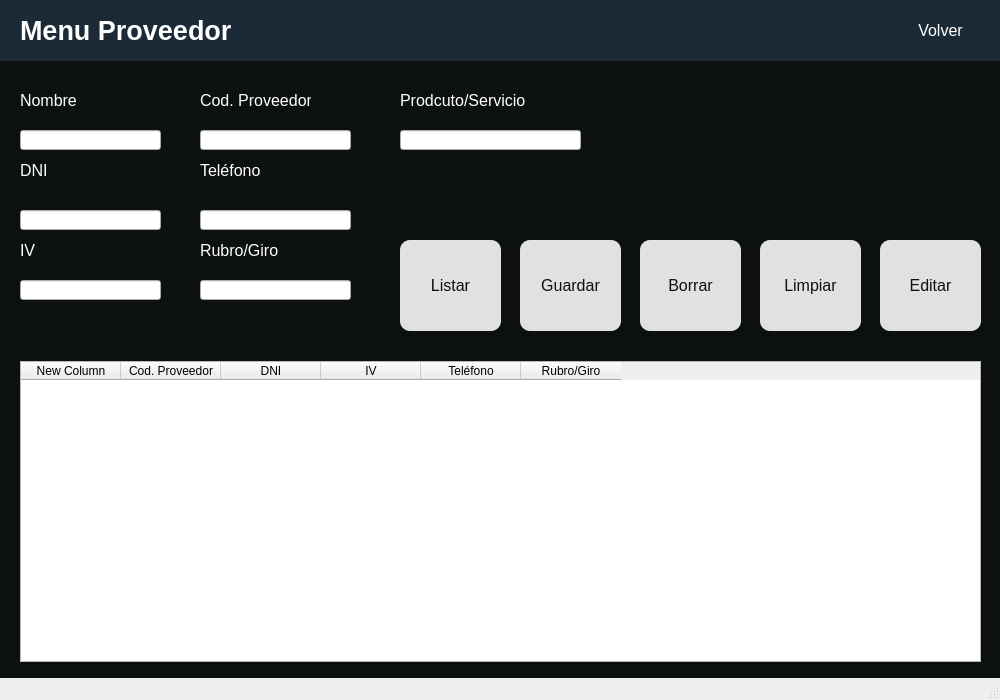
<?xml version="1.0" encoding="UTF-8"?>
<ui version="4.0">
 <class>MainWindow</class>
 <widget class="QMainWindow" name="MainWindow">
  <property name="geometry">
   <rect>
    <x>0</x>
    <y>0</y>
    <width>1000</width>
    <height>700</height>
   </rect>
  </property>
  <property name="minimumSize">
   <size>
    <width>1000</width>
    <height>700</height>
   </size>
  </property>
  <property name="maximumSize">
   <size>
    <width>1000</width>
    <height>700</height>
   </size>
  </property>
  <property name="windowTitle">
   <string>MainWindow</string>
  </property>
  <property name="styleSheet">
   <string notr="true">QWidget#centralwidget{background-color: rgb(13, 16, 17);}</string>
  </property>
  <widget class="QWidget" name="centralwidget">
   <widget class="QLabel" name="label">
    <property name="geometry">
     <rect>
      <x>-10</x>
      <y>-10</y>
      <width>1011</width>
      <height>71</height>
     </rect>
    </property>
    <property name="styleSheet">
     <string notr="true">background-color: rgb(27, 42, 54);</string>
    </property>
    <property name="text">
     <string/>
    </property>
   </widget>
   <widget class="QLabel" name="label_2">
    <property name="geometry">
     <rect>
      <x>20</x>
      <y>10</y>
      <width>241</width>
      <height>41</height>
     </rect>
    </property>
    <property name="font">
     <font>
      <pointsize>20</pointsize>
      <weight>75</weight>
      <bold>true</bold>
     </font>
    </property>
    <property name="styleSheet">
     <string notr="true">color: rgb(255, 255, 255);</string>
    </property>
    <property name="text">
     <string>Menu Proveedor</string>
    </property>
   </widget>
   <widget class="QPushButton" name="pushButton">
    <property name="geometry">
     <rect>
      <x>900</x>
      <y>10</y>
      <width>81</width>
      <height>41</height>
     </rect>
    </property>
    <property name="font">
     <font>
      <pointsize>12</pointsize>
     </font>
    </property>
    <property name="styleSheet">
     <string notr="true">background-color: rgb(27, 42, 54);
color: rgb(255, 255, 255);
border-radius:10px;</string>
    </property>
    <property name="text">
     <string>Volver</string>
    </property>
    <property name="icon">
     <iconset>
      <normaloff>chevrons-left.svg</normaloff>chevrons-left.svg</iconset>
    </property>
    <property name="iconSize">
     <size>
      <width>20</width>
      <height>20</height>
     </size>
    </property>
   </widget>
   <widget class="QLabel" name="label_3">
    <property name="geometry">
     <rect>
      <x>200</x>
      <y>90</y>
      <width>111</width>
      <height>21</height>
     </rect>
    </property>
    <property name="font">
     <font>
      <pointsize>12</pointsize>
     </font>
    </property>
    <property name="styleSheet">
     <string notr="true">color: rgb(255, 255, 255);</string>
    </property>
    <property name="text">
     <string>Cod. Proveedor</string>
    </property>
   </widget>
   <widget class="QLabel" name="label_4">
    <property name="geometry">
     <rect>
      <x>20</x>
      <y>160</y>
      <width>41</width>
      <height>21</height>
     </rect>
    </property>
    <property name="font">
     <font>
      <pointsize>12</pointsize>
     </font>
    </property>
    <property name="styleSheet">
     <string notr="true">color: rgb(255, 255, 255);</string>
    </property>
    <property name="text">
     <string>DNI</string>
    </property>
   </widget>
   <widget class="QLabel" name="label_5">
    <property name="geometry">
     <rect>
      <x>20</x>
      <y>240</y>
      <width>41</width>
      <height>21</height>
     </rect>
    </property>
    <property name="font">
     <font>
      <pointsize>12</pointsize>
     </font>
    </property>
    <property name="styleSheet">
     <string notr="true">color: rgb(255, 255, 255);</string>
    </property>
    <property name="text">
     <string>IV</string>
    </property>
   </widget>
   <widget class="QLabel" name="label_6">
    <property name="geometry">
     <rect>
      <x>20</x>
      <y>90</y>
      <width>71</width>
      <height>21</height>
     </rect>
    </property>
    <property name="font">
     <font>
      <pointsize>12</pointsize>
     </font>
    </property>
    <property name="styleSheet">
     <string notr="true">color: rgb(255, 255, 255);</string>
    </property>
    <property name="text">
     <string>Nombre</string>
    </property>
   </widget>
   <widget class="QLabel" name="label_7">
    <property name="geometry">
     <rect>
      <x>200</x>
      <y>160</y>
      <width>71</width>
      <height>21</height>
     </rect>
    </property>
    <property name="font">
     <font>
      <pointsize>12</pointsize>
     </font>
    </property>
    <property name="styleSheet">
     <string notr="true">color: rgb(255, 255, 255);</string>
    </property>
    <property name="text">
     <string>Teléfono</string>
    </property>
   </widget>
   <widget class="QLabel" name="label_8">
    <property name="geometry">
     <rect>
      <x>200</x>
      <y>240</y>
      <width>91</width>
      <height>21</height>
     </rect>
    </property>
    <property name="font">
     <font>
      <pointsize>12</pointsize>
     </font>
    </property>
    <property name="styleSheet">
     <string notr="true">color: rgb(255, 255, 255);</string>
    </property>
    <property name="text">
     <string>Rubro/Giro</string>
    </property>
   </widget>
   <widget class="QLineEdit" name="lineEdit">
    <property name="geometry">
     <rect>
      <x>20</x>
      <y>130</y>
      <width>141</width>
      <height>20</height>
     </rect>
    </property>
   </widget>
   <widget class="QLineEdit" name="lineEdit_2">
    <property name="geometry">
     <rect>
      <x>20</x>
      <y>210</y>
      <width>141</width>
      <height>20</height>
     </rect>
    </property>
   </widget>
   <widget class="QLineEdit" name="lineEdit_3">
    <property name="geometry">
     <rect>
      <x>20</x>
      <y>280</y>
      <width>141</width>
      <height>20</height>
     </rect>
    </property>
   </widget>
   <widget class="QLineEdit" name="lineEdit_4">
    <property name="geometry">
     <rect>
      <x>200</x>
      <y>280</y>
      <width>151</width>
      <height>20</height>
     </rect>
    </property>
   </widget>
   <widget class="QLineEdit" name="lineEdit_5">
    <property name="geometry">
     <rect>
      <x>200</x>
      <y>210</y>
      <width>151</width>
      <height>20</height>
     </rect>
    </property>
   </widget>
   <widget class="QLineEdit" name="lineEdit_6">
    <property name="geometry">
     <rect>
      <x>200</x>
      <y>130</y>
      <width>151</width>
      <height>20</height>
     </rect>
    </property>
   </widget>
   <widget class="QTableWidget" name="tableWidget">
    <property name="geometry">
     <rect>
      <x>20</x>
      <y>361</y>
      <width>961</width>
      <height>301</height>
     </rect>
    </property>
    <column>
     <property name="text">
      <string>New Column</string>
     </property>
    </column>
    <column>
     <property name="text">
      <string>Cod. Proveedor</string>
     </property>
    </column>
    <column>
     <property name="text">
      <string>DNI</string>
     </property>
    </column>
    <column>
     <property name="text">
      <string>IV</string>
     </property>
    </column>
    <column>
     <property name="text">
      <string>Teléfono</string>
     </property>
    </column>
    <column>
     <property name="text">
      <string>Rubro/Giro</string>
     </property>
    </column>
   </widget>
   <widget class="QPushButton" name="pushButton_2">
    <property name="geometry">
     <rect>
      <x>400</x>
      <y>240</y>
      <width>101</width>
      <height>91</height>
     </rect>
    </property>
    <property name="font">
     <font>
      <pointsize>12</pointsize>
     </font>
    </property>
    <property name="styleSheet">
     <string notr="true">QPushButton#pushButton_2{
background-color: rgb(225, 225, 225);
color: rgb(13, 16, 17);
border-radius:10px;
}
QPushButton#pushButton_2:pressed{
padding-left:5px;
padding-top:5px;
background-color: rgb(188, 188, 188);
background-position:calc(100% - 10px)center;}</string>
    </property>
    <property name="text">
     <string>Listar</string>
    </property>
   </widget>
   <widget class="QPushButton" name="pushButton_3">
    <property name="geometry">
     <rect>
      <x>520</x>
      <y>240</y>
      <width>101</width>
      <height>91</height>
     </rect>
    </property>
    <property name="font">
     <font>
      <pointsize>12</pointsize>
     </font>
    </property>
    <property name="styleSheet">
     <string notr="true">QPushButton#pushButton_3{
background-color: rgb(225, 225, 225);
color: rgb(13, 16, 17);
border-radius:10px;
}
QPushButton#pushButton_3:pressed{
padding-left:5px;
padding-top:5px;
background-color: rgb(188, 188, 188);
background-position:calc(100% - 10px)center;}</string>
    </property>
    <property name="text">
     <string>Guardar</string>
    </property>
   </widget>
   <widget class="QPushButton" name="pushButton_4">
    <property name="geometry">
     <rect>
      <x>880</x>
      <y>240</y>
      <width>101</width>
      <height>91</height>
     </rect>
    </property>
    <property name="font">
     <font>
      <pointsize>12</pointsize>
     </font>
    </property>
    <property name="styleSheet">
     <string notr="true">QPushButton#pushButton_4{
background-color: rgb(225, 225, 225);
color: rgb(13, 16, 17);
border-radius:10px;
}
QPushButton#pushButton_4:pressed{
padding-left:5px;
padding-top:5px;
background-color: rgb(188, 188, 188);
background-position:calc(100% - 10px)center;}</string>
    </property>
    <property name="text">
     <string>Editar</string>
    </property>
   </widget>
   <widget class="QPushButton" name="pushButton_5">
    <property name="geometry">
     <rect>
      <x>760</x>
      <y>240</y>
      <width>101</width>
      <height>91</height>
     </rect>
    </property>
    <property name="font">
     <font>
      <pointsize>12</pointsize>
     </font>
    </property>
    <property name="styleSheet">
     <string notr="true">QPushButton#pushButton_5{
background-color: rgb(225, 225, 225);
color: rgb(13, 16, 17);
border-radius:10px;
}
QPushButton#pushButton_5:pressed{
padding-left:5px;
padding-top:5px;
background-color: rgb(188, 188, 188);
background-position:calc(100% - 10px)center;}</string>
    </property>
    <property name="text">
     <string>Limpiar</string>
    </property>
   </widget>
   <widget class="QPushButton" name="pushButton_6">
    <property name="geometry">
     <rect>
      <x>640</x>
      <y>240</y>
      <width>101</width>
      <height>91</height>
     </rect>
    </property>
    <property name="font">
     <font>
      <pointsize>12</pointsize>
     </font>
    </property>
    <property name="styleSheet">
     <string notr="true">QPushButton#pushButton_6{
background-color: rgb(225, 225, 225);
color: rgb(13, 16, 17);
border-radius:10px;
}
QPushButton#pushButton_6:pressed{
padding-left:5px;
padding-top:5px;
background-color: rgb(188, 188, 188);
background-position:calc(100% - 10px)center;}</string>
    </property>
    <property name="text">
     <string>Borrar</string>
    </property>
   </widget>
   <widget class="QLabel" name="label_9">
    <property name="geometry">
     <rect>
      <x>680</x>
      <y>70</y>
      <width>271</width>
      <height>151</height>
     </rect>
    </property>
    <property name="text">
     <string/>
    </property>
    <property name="pixmap">
     <pixmap>Logo.svg</pixmap>
    </property>
    <property name="scaledContents">
     <bool>true</bool>
    </property>
   </widget>
   <widget class="QLabel" name="label_10">
    <property name="geometry">
     <rect>
      <x>400</x>
      <y>90</y>
      <width>131</width>
      <height>21</height>
     </rect>
    </property>
    <property name="font">
     <font>
      <pointsize>12</pointsize>
     </font>
    </property>
    <property name="styleSheet">
     <string notr="true">color: rgb(255, 255, 255);</string>
    </property>
    <property name="text">
     <string>Prodcuto/Servicio</string>
    </property>
   </widget>
   <widget class="QLineEdit" name="lineEdit_7">
    <property name="geometry">
     <rect>
      <x>400</x>
      <y>130</y>
      <width>181</width>
      <height>20</height>
     </rect>
    </property>
   </widget>
  </widget>
  <widget class="QStatusBar" name="statusbar"/>
 </widget>
 <resources/>
 <connections/>
</ui>
